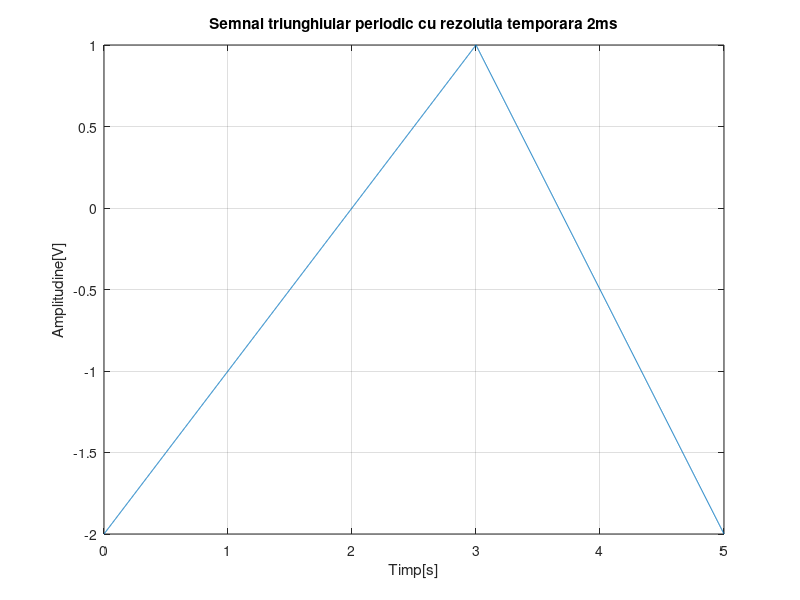
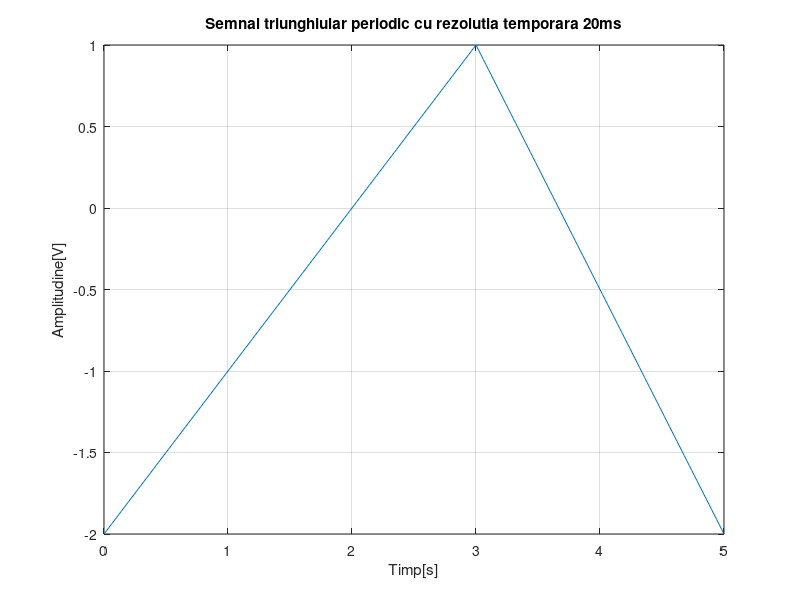
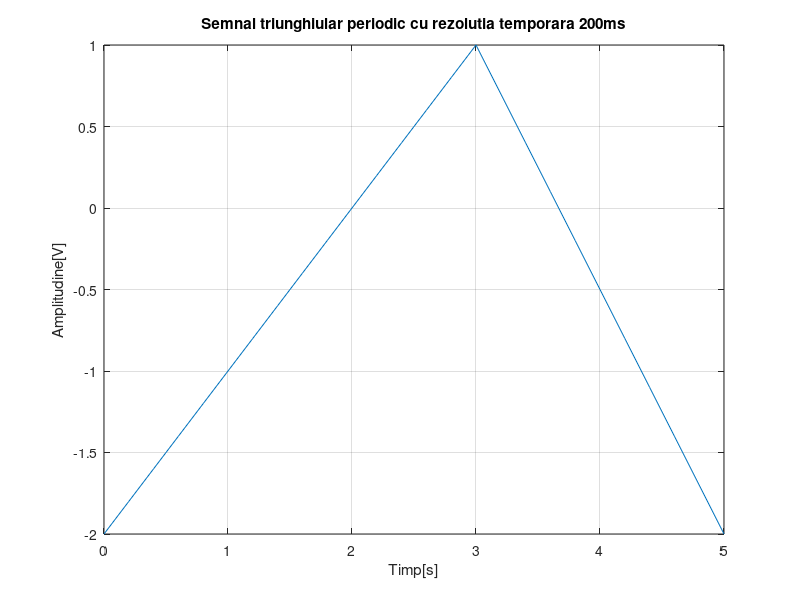

The MATLAB script that drew these images, in order:
%semnal triunghiular periodic cu rezolutia temporara 2ms

t1 = 0:0.002:5;  
%t1 este un vector ce contine valori de la 0 la 5 cu pasul 0.002(rezolutia)
T = 5;        %perioada
f = 1/T;      %frecventa
a = (1+2)/2;  %amplitudinea semnalului = (nivel maxim + |nivel minim|)/2 
c = -0.5;     %componenta continua = cu cat adunam amplitudinea 
              %astfel incat sa ne dea nivelul maxim
              
x = c + a*sawtooth(2*pi*f*t1, 0.6);   %forma semnalului triunghiular
%am pus 0.6 pentru ca panta semnalului sa fie egala cu 1
%panta semnalului este (yb-ya)/(xb-xa) punctele a si b stabilite pe grafic

figure(1)    %dorim ca reprezentarile grafice sa fie in ferestre separate 
%iar graficul ce urmeaza are numarul 1

plot(t1,x), grid, 
%plot face reprezentarea grafica a lui x fata de t1
%grid traseaza pe grafic linii pentru a il citi mai usor

title('Semnal triunghiular periodic cu rezolutia temporara 2ms'),
xlabel('Timp[s]'), ylabel('Amplitudine[V]')
%title pune reprezentarii grafice un titlu
%xlabel pune reprezentarii grafice un nume pe abscisa
%ylabel pune reprezentarii grafice un nume pe ordonata


%semnal triunghiular periodic cu rezolutia temporara 20ms
t2 = 0:0.02:5;
y = c + a*sawtooth(2*pi*f*t2, 0.6);
figure(2)
plot(t2,y), grid,
title('Semnal triunghiular periodic cu rezolutia temporara 20ms'),
xlabel('Timp[s]'), ylabel('Amplitudine[V]')


%semnal triunghiular periodic cu rezolutia temporara 200ms
t3 = 0:0.2:5;
z =  c + a*sawtooth(2*pi*f*t3, 0.6);
figure(3)
plot(t3,z), grid,
title('Semnal triunghiular periodic cu rezolutia temporara 200ms'),
xlabel('Timp[s]'), ylabel('Amplitudine[V]')

